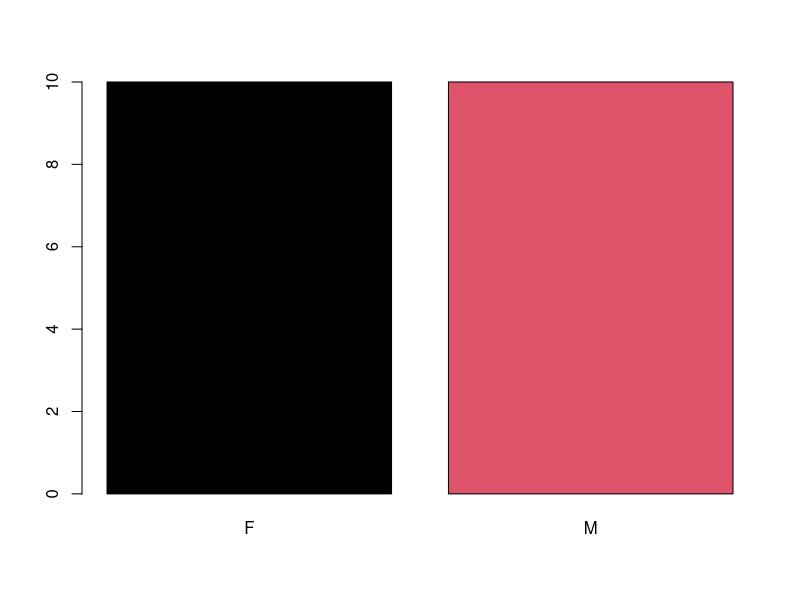
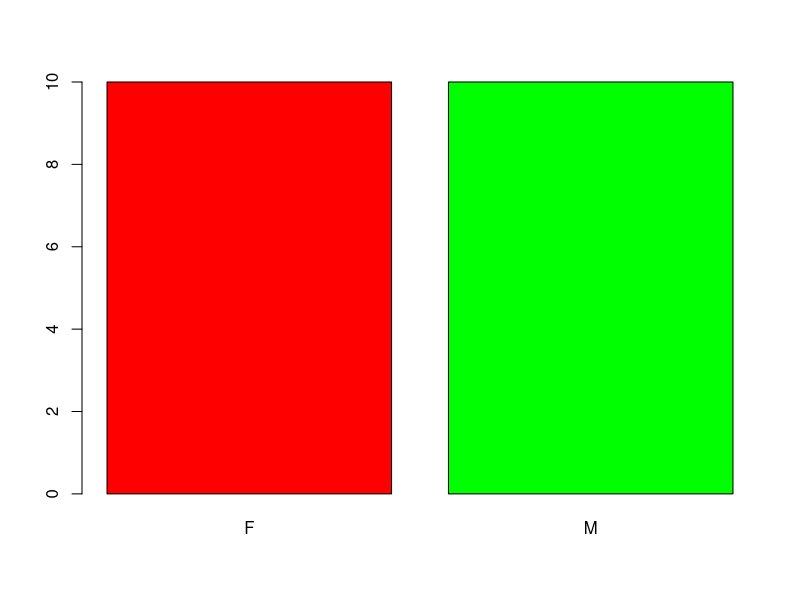
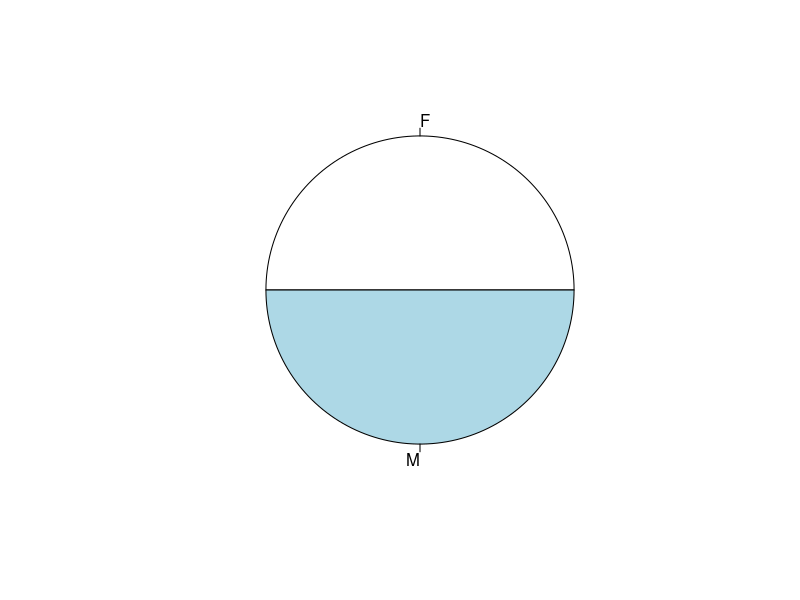

Here is the R script that generated these plots, in order:
#import from csv

df1 = read.csv('pdpu.csv')
df1
head(df1)
names(df1)
#avg marks gender wise
aggregate(cbind(df1$marks1,df1$marks2), by=list(df1$gender), FUN=mean)
t1=table(df1$gender)
table(df1$batch)
barplot(table(df1$gender), col=1:2)
barplot(t1, col=c('red','green'))
pie(t1)


write.csv(df1,'pdpu2.csv')
write.csv(t1,'pdpu3.csv')


mtcars
str(mtcars)
df2 = mtcars
df3=rbind(df2,mtcars)
dim(df3)
